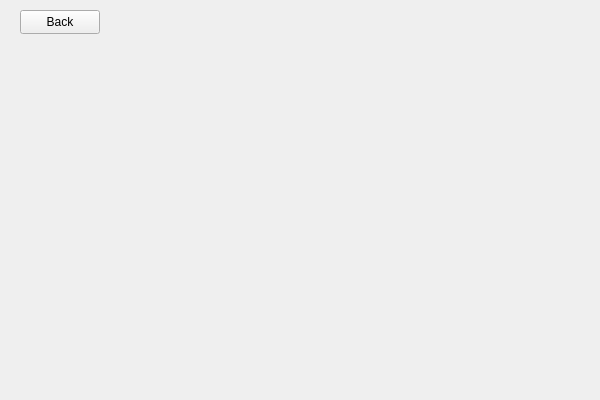
<?xml version="1.0" encoding="UTF-8"?>
<ui version="4.0">
 <class>SettingsWidgetClass</class>
 <widget class="QWidget" name="SettingsWidgetClass">
  <property name="geometry">
   <rect>
    <x>0</x>
    <y>0</y>
    <width>600</width>
    <height>400</height>
   </rect>
  </property>
  <property name="windowTitle">
   <string>SettingsWidget</string>
  </property>
  <widget class="QPushButton" name="pushButton_backMenu">
   <property name="geometry">
    <rect>
     <x>20</x>
     <y>10</y>
     <width>80</width>
     <height>24</height>
    </rect>
   </property>
   <property name="text">
    <string>Back</string>
   </property>
  </widget>
 </widget>
 <layoutdefault spacing="6" margin="11"/>
 <resources/>
 <connections/>
</ui>
